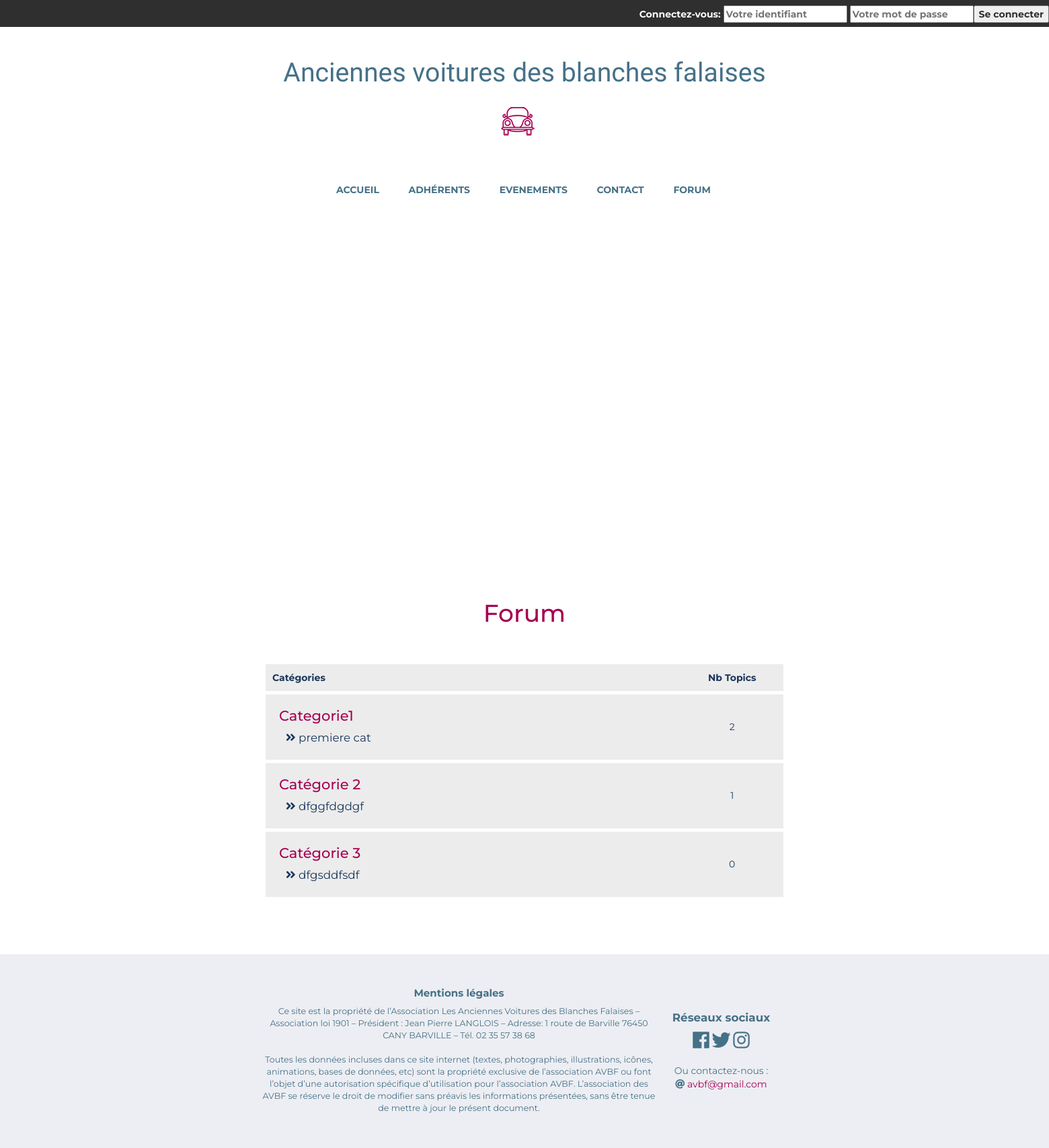
Page /index.php?page=forum on the committed database.
### tables this page shows
CREATE TABLE IF NOT EXISTS `avbf_categories` (
  `cat_id` int(8) NOT NULL AUTO_INCREMENT,
  `cat_name` varchar(255) NOT NULL,
  `cat_description` varchar(255) NOT NULL,
  PRIMARY KEY (`cat_id`),
  UNIQUE KEY `cat_name_unique` (`cat_name`)
);

### Controller/visitorController.php (called while the page is built, shortened)
<?php
require_once('Modele\modele.php');
require_once('Modele\forum.php');
class VisitorController extends Modele {
    function forum_categories() {
        $this->forum = new Forum();
        $categories = $this->forum->getCategories()->fetchAll();
        $NumberCatMax = $this->forum->getNumberTopics();
        $newArray = array();
        foreach($NumberCatMax as $data) {
            $newArray[$data['topic_cat']] = $data['nb_post_by_cat'] ;
        }
        require_once('View\forumCategoriesView.php');
        require 'View\visitorTemplate.php';
    }
}

### index.php (called while the page is built, shortened)
<?php
require_once('router.php');

### Modele/modele.php (called while the page is built, shortened)
<?php
class Modele {
    public function getBdd() {
    $bdd = new PDO('mysql:host=localhost;dbname=projet5;charset=utf8', 'root', '', array(PDO::ATTR_ERRMODE => PDO::ERRMODE_EXCEPTION ));
    return $bdd;
    }
}

### Modele/forum.php (called while the page is built, shortened)
<?php
require_once "modele.php";
class Forum extends Modele {
    protected $bdd;
    function __construct() {
        $this->bdd = new Modele();
    }
    function getCategories(){
        $categories = $this->bdd->getBdd()->query('SELECT * FROM avbf_categories');
        return $categories;
    }
    function getNumberTopics(){
        $numberTopics = $this->bdd->getBdd()->query("SELECT topic_cat, count(*) as nb_post_by_cat FROM avbf_topics GROUP BY topic_cat")->fetchAll();
        return $numberTopics;
    }
}
?>

### View/forumCategoriesView.php (the view, shortened to what this page needs)
<div class="titrePage">
    <h1>Forum</h1>
</div>
<div id="forum">
    <table>
        <tr>
            <td class="colonneCategorie"><b>Catégories</b></td>
            <td class="colonneNbTopics"><b>Nb Topics</b></td>
        </tr>
        <?php foreach($categories as $categorie):?>
            <tr>
                <td class="colonneCategorie">
                    <h2><a href="http://localhost/projet5/index.php?page=forum&categorie=<?= $categorie['cat_id'];?>"><?= $categorie['cat_name'];?></a></h2>
                    <p><i class="fas fa-angle-double-right"></i> <?= $categorie['cat_description'];?></p>
                </td>
                <td class="colonneNbTopics"><?php if(array_key_exists($categorie['cat_id'],$newArray))
                {echo $newArray[$categorie['cat_id']];
                } else {echo  "0";}?></td>
            </tr>
        <?php endforeach;?>
    </table>
</div>

### Contenu/CSS/style.css (style rules this page uses)
body { margin: 0; font-family: 'Montserrat', sans-serif; color: #1b375b; }
.titrePage { text-align: center; color: #a60052; margin-bottom: 50px; }
#forum table { border-spacing: 7px; width: 100% }
#forum td { padding: 10px; }
#forum tr { background-color: #ececec; border: 5px solid white; }
.colonneCategorie { width: 80%; }
.colonneCategorie p { margin-left: 20px; }
.colonneNbTopics, .colonneDernierTopic, .NbTopic, .TopicDate { text-align: center; }
#forum h2 { margin: 10px; font-size: 1.5em; }
#forum p { font-size: 1.2em; }
#forum h2 a { text-decoration: none; color: #a60052; }

### rows in the picture
avbf_categories: cat_name "Categorie1", cat_description "premiere cat", cat_id "2"
avbf_categories: cat_name "Catégorie 2", cat_description "dfggfdgdgf", cat_id "1"
avbf_categories: cat_name "Catégorie 3", cat_description "dfgsddfsdf", shows "0"
